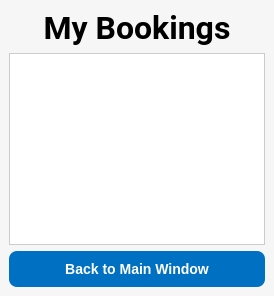
<?xml version="1.0" encoding="UTF-8"?>
<ui version="4.0">
 <class>MyBookings</class>
 <widget class="QMainWindow" name="MyBookings">
  <property name="windowTitle">
   <string>My Bookings</string>
  </property>
  <property name="styleSheet">
   <string notr="true">QMainWindow { background-color: #F5F6F5; }
QTableView { 
    border: 1px solid #CCCCCC; 
    background-color: #FFFFFF; 
    alternate-background-color: #E8ECEF; 
    font-size: 14px; 
}
QHeaderView::section { 
    background-color: #0071C2; 
    color: #FFFFFF; 
    padding: 8px; 
    border: 1px solid #CCCCCC; 
}
QPushButton { 
    background-color: #0071C2; 
    color: #FFFFFF; 
    border-radius: 8px; 
    padding: 10px; 
    font-size: 14px; 
    font-weight: bold; 
}
QPushButton:hover { background-color: #005BB5; }</string>
  </property>
  <widget class="QWidget" name="centralwidget">
   <layout class="QVBoxLayout" name="verticalLayout">
    <item>
     <widget class="QLabel" name="label">
      <property name="text">
       <string>My Bookings</string>
      </property>
      <property name="font">
       <font>
        <family>Roboto</family>
        <pointsize>24</pointsize>
        <weight>75</weight>
        <bold>true</bold>
       </font>
      </property>
      <property name="alignment">
       <set>Qt::AlignCenter</set>
      </property>
     </widget>
    </item>
    <item>
     <widget class="QTableView" name="tableView"/>
    </item>
    <item>
     <widget class="QPushButton" name="backButton">
      <property name="text">
       <string>Back to Main Window</string>
      </property>
     </widget>
    </item>
   </layout>
  </widget>
 </widget>
 <resources/>
 <connections>
  <connection>
   <sender>backButton</sender>
   <signal>clicked()</signal>
   <receiver>MyBookings</receiver>
   <slot>close()</slot>
  </connection>
 </connections>
</ui>
